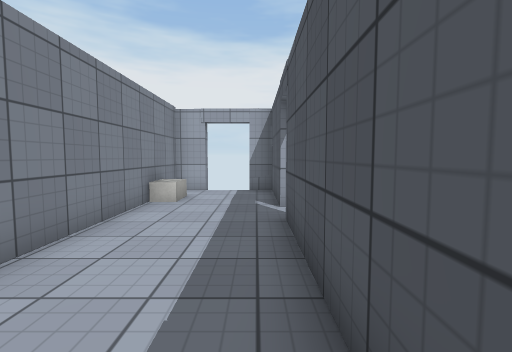
view 1 (above)

17 first-person views from a walk through a Unity game level. The camera is 1.3 m above the floor, tilts 4° down and sees 85° across. The floor is counted in squares, 1 m on a side. Each view is taken from the middle of a square. On the plan, view 1 faces up. The plan holds only what a view shows up to about 13 squares ahead; the rest is blank. Surface patterns are stand-ins for the level's own textures.

view 2
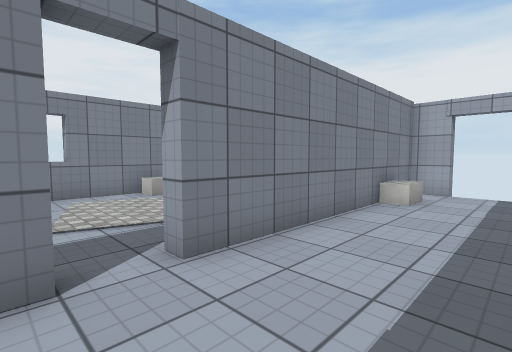

view 3
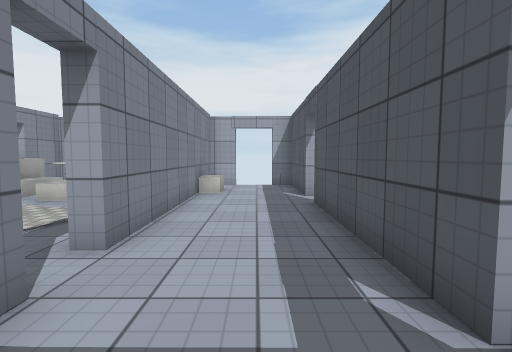

view 4
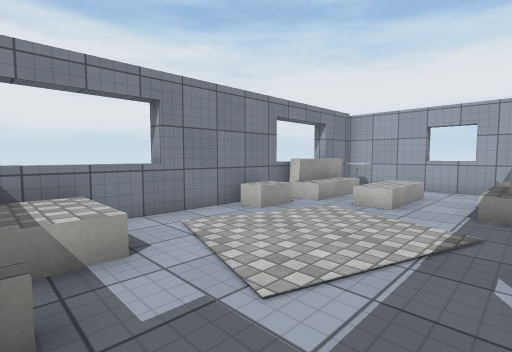

view 5
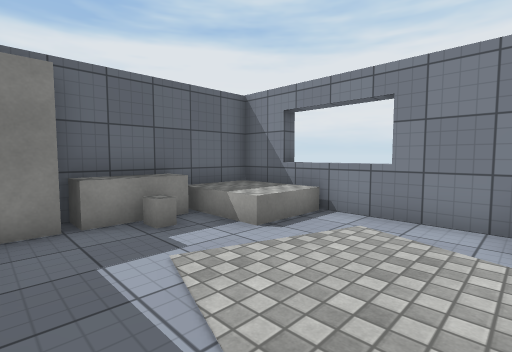

view 6
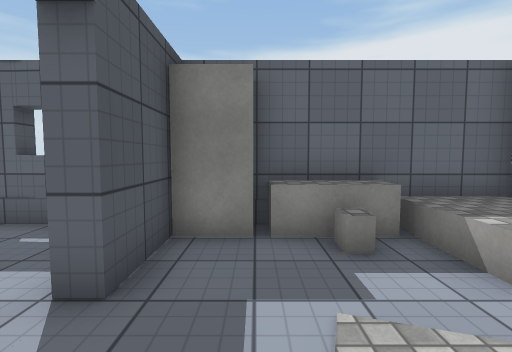

view 7
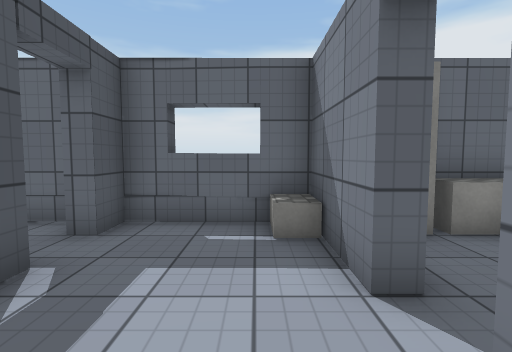

view 8
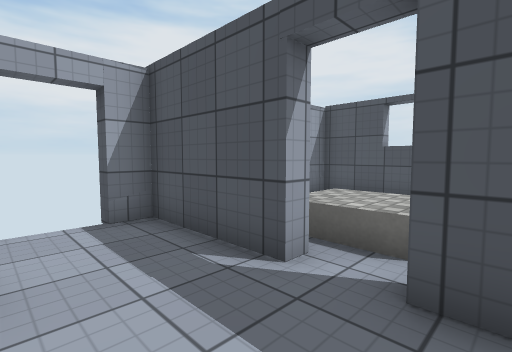

view 9
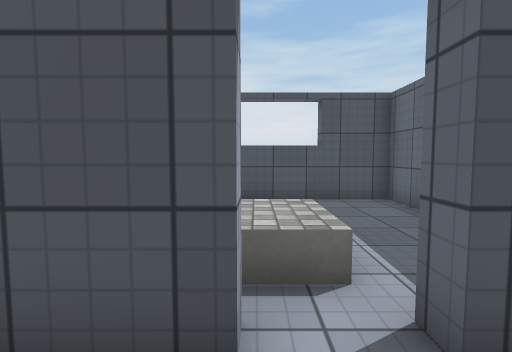

view 10
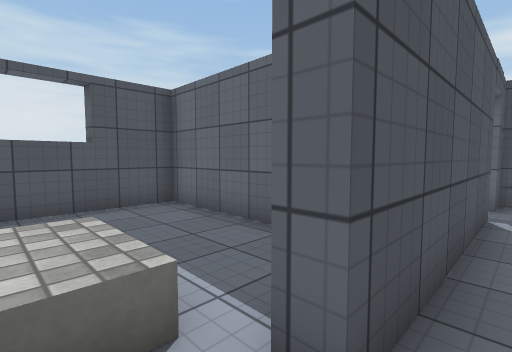

view 11
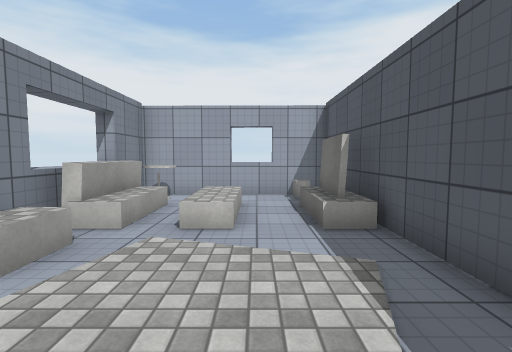

view 12
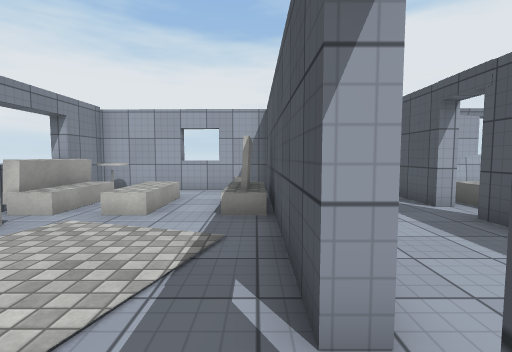

view 13
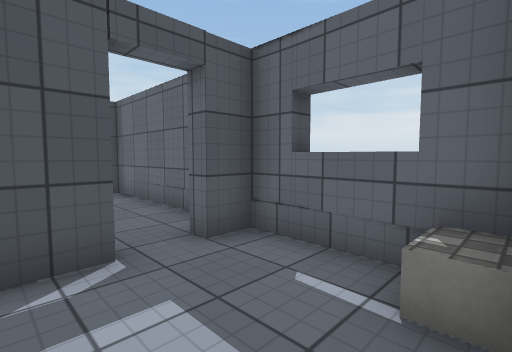

view 14
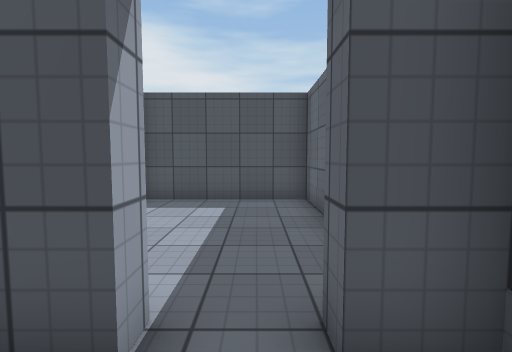

view 15
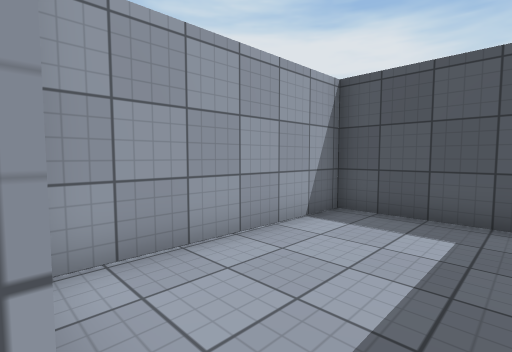

view 16
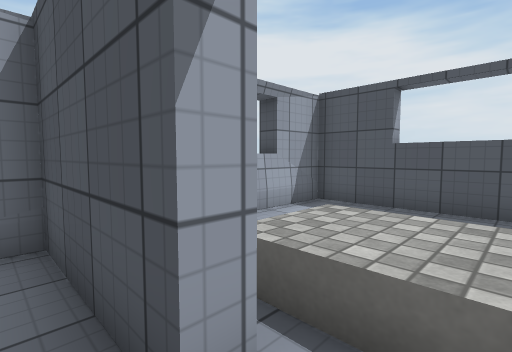

view 17
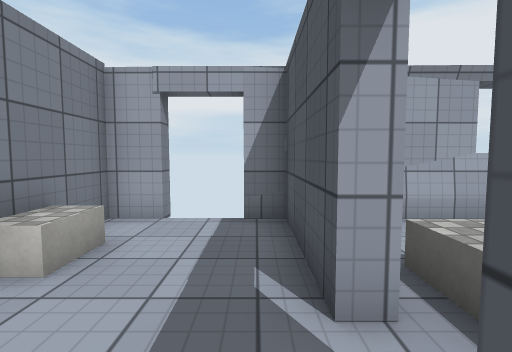

### Floor plan
Key: @ floor where view 1 was taken; # wall or solid block; x gap in a wall; . floor; = window, fence, low wall or low ledge; ^ raised ledge; B block; C cylinder; O other object.
Columns run from 11 left of view 1 to 8 right of it. Each row starts with its distance up from view 1.
 12                  #
 11  ####=###x x####^##
 10  #O...CC#...# ....#
  9  #......BB..#.     #
  8  #=.O..##B..#^^^   #
  7  #=.O..##...x^^^   #
  6  #......#....^^.   #
  5  #B.....#...#.....##
  4  #B.....#...#.....##
  3  #......#...########
  2 ##......#...#......#
  1  =..........#......#
  0  #^^....#..@#......#
 -1  #^^....#..........#
 -2  #^^BBBBBB..#......#
 -3  ###################

Where each view was taken, in squares from view 1:
view 1: 0 up, 0 right, facing up
view 2: 0 up, 0 right, facing up-left
view 3: 2 down, 1 left, facing up
view 4: 1 down, 4 left, facing up-left
view 5: 4 up, 4 left, facing down-left
view 6: 3 up, 5 left, facing down
view 7: 3 up, 2 left, facing down
view 8: 5 up, 2 left, facing up-right
view 9: 7 up, 1 left, facing right
view 10: 7 up, 0 right, facing down-right
view 11: 1 up, 6 left, facing up
view 12: 0 up, 4 left, facing up
view 13: 1 up, 3 left, facing down-right
view 14: 1 down, 1 left, facing right
view 15: 1 down, 1 right, facing up-right
view 16: 6 up, 0 right, facing up-right
view 17: 5 up, 0 right, facing up
